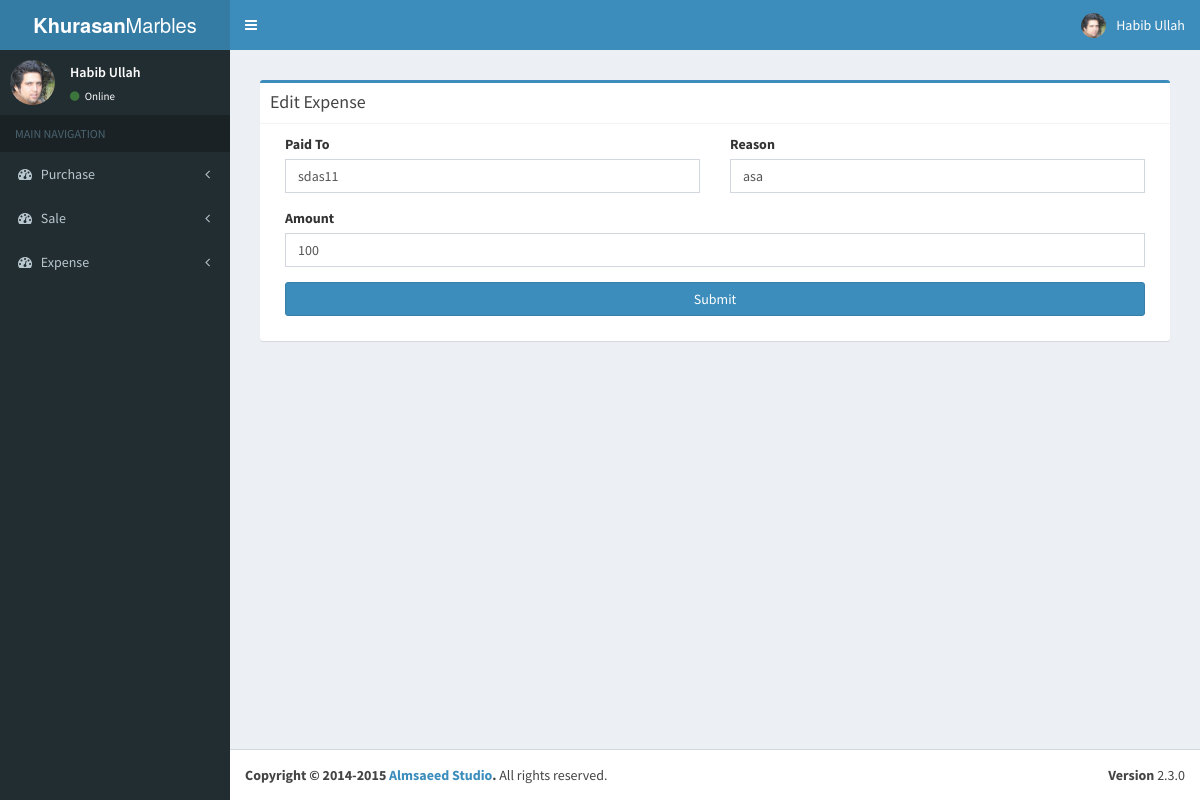
Screenshot of /expense/edit_expense/9 with the database file from the repository.
### tables this page shows
CREATE TABLE `expense` (
  `expense_id` int(255) NOT NULL,
  `reason` varchar(255) NOT NULL,
  `paid_to` varchar(500) NOT NULL,
  `amount` varchar(255) NOT NULL,
  `date_added` varchar(255) NOT NULL,
  `date_updated` varchar(255) NOT NULL,
  `added_by` varchar(255) NOT NULL
);

### application/controllers/expense.php (called while the page is built, shortened)
<?php
class Expense extends CI_Controller {
    public function edit_expense( $id = null )
    {
	$this->db->where( 'expense_id',$id );
	$query = $this->db->get('expense');
	$result = $query->result();
	$result['result'] = $result[0];
	$this->load->view('include/header');
	$this->load->view('include/sidebar');
	$this->load->view('expense/edit_expense_view', $result);
	$this->load->view('include/footer');
    }
}

### index.php (called while the page is built, shortened)
<?php
require_once BASEPATH.'core/CodeIgniter.php';

### application/views/expense/edit_expense_view.php (the view, shortened to what this page needs)
<div class="content-wrapper">
    <section class="content">
        <section class="content">
            <div class="row">
	        <div class="col-md-12">
		    <div class="box box-primary">
			<div class="box-header with-border">
			<h3 class="box-title">Edit Expense</h3><br />
			</div>
			<form role="form" method="post" action="<?=  site_url() ?>expense/edit_expense_after_post/<?=$result->expense_id;?>" id="create_expense_after_post">
			    <div class="box-body">
				<div class="form-group col-md-6">
				    <label for="paidto">Paid To</label>
				    <input type="text" name="paidto" id="paidto" class="form-control" value="<?=$result->paid_to;?>">
				</div>
				<div class="form-group col-md-6">
				    <label for="reason">Reason</label>
				    <input type="text" name="reason" id="reason" class="form-control" value="<?=$result->reason;?>">
				</div>
				<div class="form-group col-md-12">
				   <label for="amount">Amount</label>
				    <input type="text" name="amount" id="amount" class="form-control" value="<?=$result->amount;?>">
				</div>
				<div class="form-group col-md-12">
				    <input type="submit" name="submit" class="btn btn-primary form-control" value="Submit">
				</div>
			    </div>
			</form>
		    </div>
		</div>
	    </div>
        </section>
    </section>
</div>

### rows the page displays
expense: paidto "sdas11", reason "asa", amount "100"
